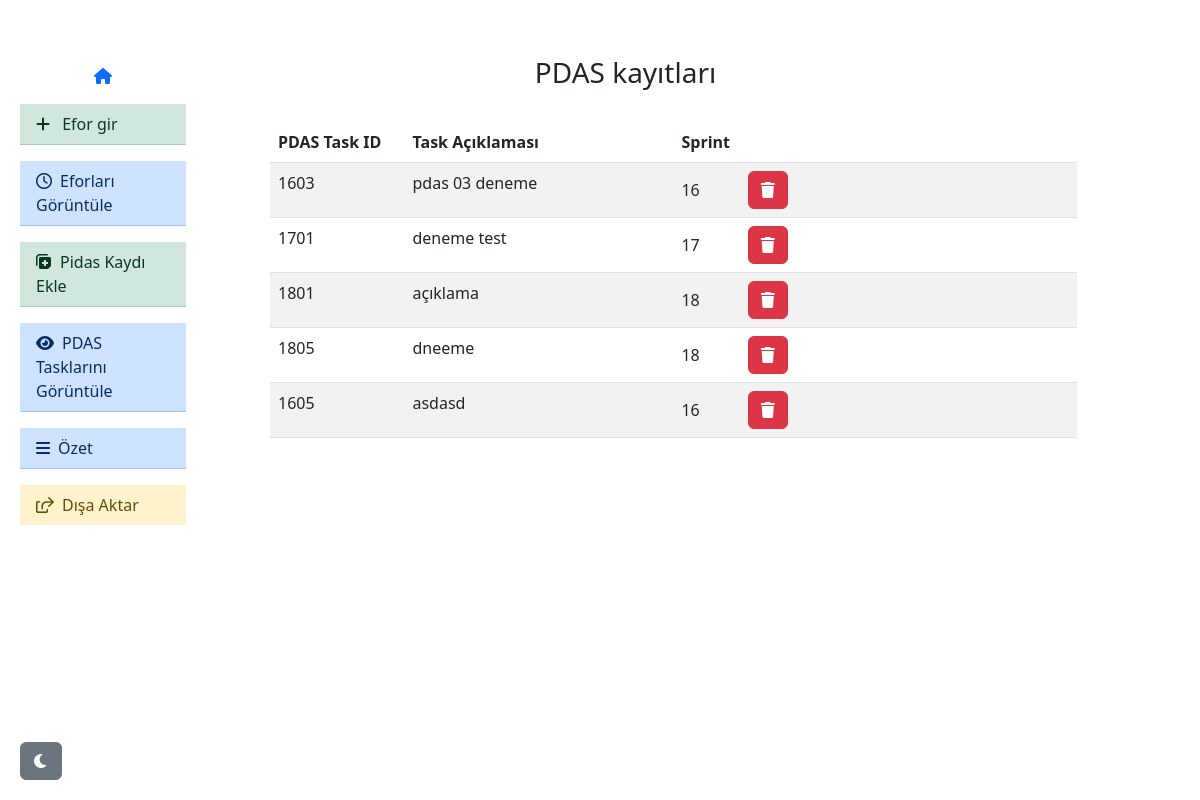
The page /show_pdas_items on the database as committed earlier.
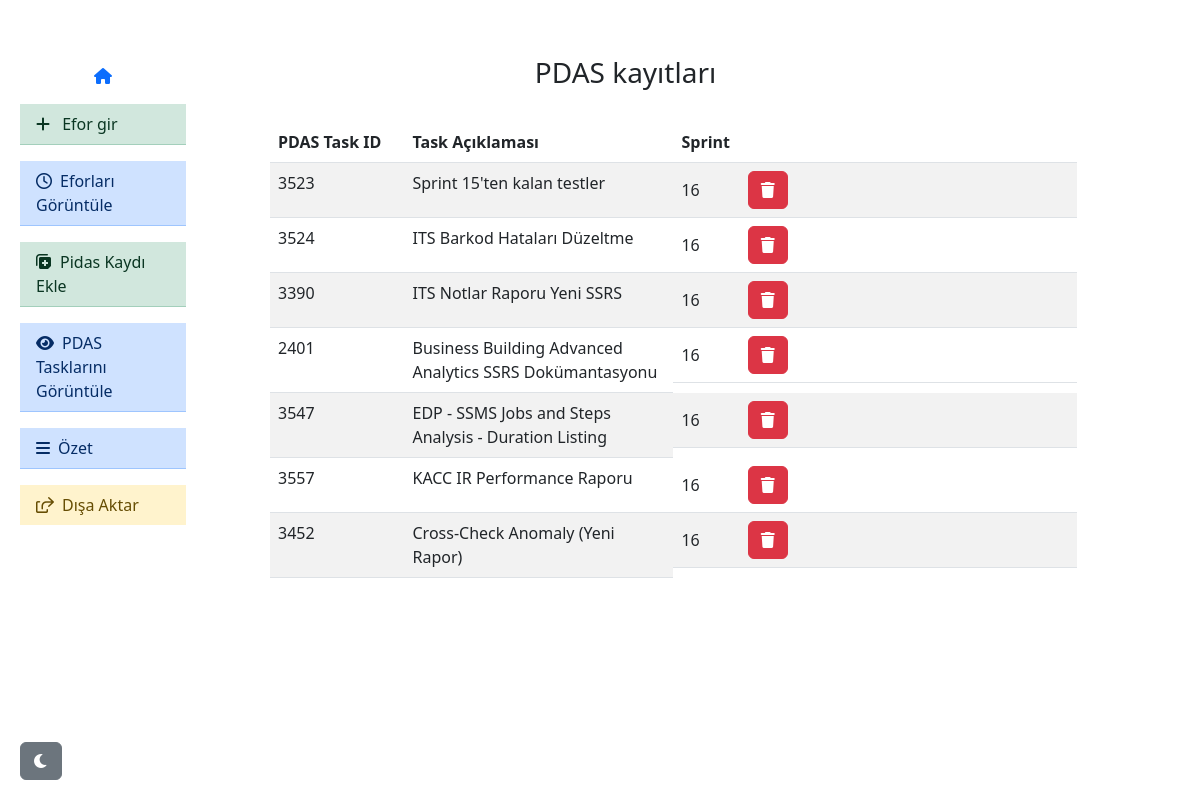
The same page on the database as committed later.
### tables this page shows
CREATE TABLE pdas (
                    id INTEGER PRIMARY KEY AUTOINCREMENT,
                    pdas_task_id TEXT,
                    pdas_task_aciklama TEXT,
                    bagli_sprint TEXT
                );

### app.py (the view)
@app.route('/show_pdas_items')
def show_pdas_items():
    conn = sqlite3.connect('daily_log.db')
    c = conn.cursor()
    c.execute('SELECT * FROM pdas')
    pdas_logs = c.fetchall()
    conn.close()
    return render_template('show_pdas.html', logs=pdas_logs)

### templates/show_pdas.html (shortened to what this page needs)
{% extends 'base.html' %}
{% block content %}
<div class="container d-flex justify-content-center mt-2 mb-3">
    <h3>PDAS kayıtları</h3>
</div>
<div class="container d-flex ms-5 mt-4">
    {% if not logs  %}
    <table class="table table-striped">
        <thead>
            <!-- pdas_task_id TEXT,
                        pdas_task_aciklama TEXT,
                        bagli_sprint TEXT -->
            <tr class="satir">
                <th scope="col-2">PDAS Task ID</th>
                <th scope="col-4">Task Açıklaması</th>
                <th scope="col">Sprint</th>
            </tr>
        </thead>
        <tbody>
            <tr class="satir">
                <td class="col fs4 fst-italic">PDAS kaydı bulunamadı!</td>
            </tr>
        </tbody>
    </table>
    {% else %}
    <table class="table table-striped">
        <thead>
            <tr class="satir">
                <th scope="col-2">PDAS Task ID</th>
                <th scope="col-4">Task Açıklaması</th>
                <th scope="col">Sprint</th>
            </tr>
        </thead>
    <tbody>
        {% for log in logs %}
        <tr class="satir">
            <td class="col-2">{{ log[1] }}</td>
            <td class="col-4">{{ log[2] }}</td>
            <td class="col d-flex align-items-center">{{ log[3] }}
                <button type="button" class="btn btn-danger btn-xs delete-btn ms-5" data-task-id="{{ log[1] }}">
                    <i class="fa-solid fa-trash"></i>
                </button>
            </td>
        </tr>
        {% endfor %}
    </tbody>
</table>
    {% endif %}
</div>
{% endblock %}

Rows that differ between the two databases and show on the page:
removed pdas: pdas_task "1603", pdas_task_aciklama "pdas 03 deneme", bagli_sprint "16"
removed pdas: pdas_task "1701", pdas_task_aciklama "deneme test", bagli_sprint "17"
removed pdas: pdas_task "1801", pdas_task_aciklama "açıklama", bagli_sprint "18"
removed pdas: pdas_task "1805", pdas_task_aciklama "dneeme", bagli_sprint "18"
removed pdas: pdas_task "1605", pdas_task_aciklama "asdasd", bagli_sprint "16"
added pdas: pdas_task "3523", pdas_task_aciklama "Sprint 15'ten kalan testler", bagli_sprint "16"
added pdas: pdas_task "3524", pdas_task_aciklama "ITS Barkod Hataları Düzeltme", bagli_sprint "16"
added pdas: pdas_task "3390", pdas_task_aciklama "ITS Notlar Raporu Yeni SSRS", bagli_sprint "16"
added pdas: pdas_task "2401", pdas_task_aciklama "Business Building Advanced Analytics SSRS Dokümantasyonu", bagli_sprint "16"
added pdas: pdas_task "3547", pdas_task_aciklama "EDP - SSMS Jobs and Steps Analysis - Duration Listing", bagli_sprint "16"
added pdas: pdas_task "3557", pdas_task_aciklama "KACC IR Performance Raporu", bagli_sprint "16"
added pdas: pdas_task "3452", pdas_task_aciklama "Cross-Check Anomaly (Yeni Rapor)", bagli_sprint "16"
